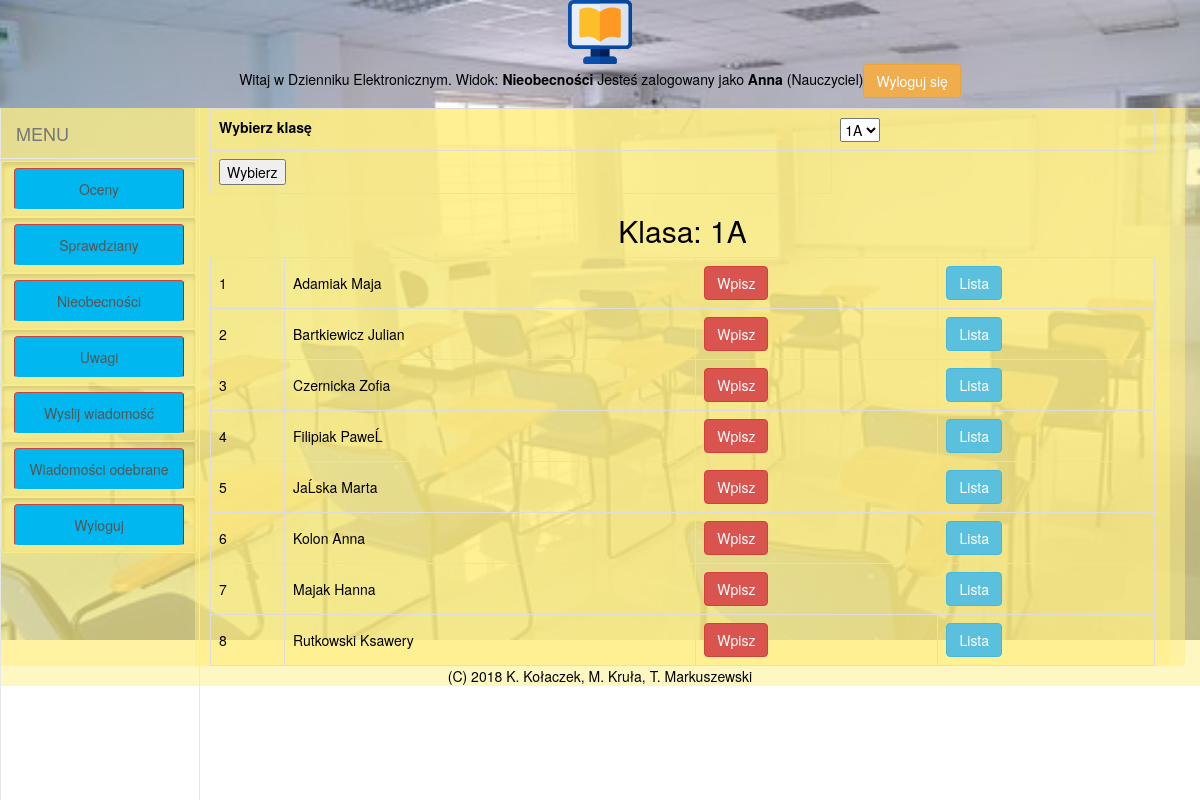
/projekt/n_nieob.php (signed in), run on the app's committed database.
### tables this page shows
CREATE TABLE `uzytkownicy` (
  `id_uzytkownika` int(11) NOT NULL,
  `typ` int(3) NOT NULL,
  `imie` varchar(20) NOT NULL,
  `nazwisko` varchar(30) NOT NULL,
  `telefon` varchar(14) DEFAULT NULL,
  `email` varchar(255) NOT NULL,
  `haslo` varchar(255) NOT NULL,
  `id_klasy` int(11) DEFAULT NULL
);

### projekt/include/settings.php (called while the page is built, shortened)
<?php
require_once 'include/funkcje.php';
if (isset ($_SESSION['username'])){
    $MENU=setMenu($_SESSION['usertype']);
}
$COPYRIGHT="(C) 2018 K. Kołaczek, M. Kruła, T. Markuszewski";
?>

### projekt/include/funkcje.php (the view, shortened to what this page needs)
<?php
require_once 'nibble-forms/NibbleForm.class.php';
function setMenu ($usertype){
$menu=array(
        "index.php"=>"Logowanie",
);
switch ($usertype){
    case 'Nauczyciel':
        $menu=array(
        "n_oceny.php"=>"Oceny",
        "n_sprawdz.php"=>"Sprawdziany",
        "n_nieob.php"=>"Nieobecności",
        "n_uwagi.php"=>"Uwagi",
        "n_wiad.php"=>"Wyslij wiadomość",
        "o_wiad.php"=>"Wiadomości odebrane",
        "logout.php"=>"Wyloguj");
        break;
    }
return $menu;
}
function getListaUczniowKlasy ($pdo, $id_klasy){
    $stmt = $pdo->prepare ('SELECT id_uzytkownika, imie, nazwisko
                            FROM uzytkownicy
                            WHERE id_klasy = :id_k
                            ORDER by nazwisko
                            ');
    $stmt->bindValue (':id_k', $id_klasy, PDO::PARAM_INT);
    $stmt->execute();
    $uczniowie=$stmt->fetchAll();
    return $uczniowie;
}
function genNieobecnosciKlasy ($pdo,$id_klasy,$klasa){
    $returnedHTML='';
    $i=1;
    $returnedHTML.='<h2>Klasa: '.$klasa.'</h2>';
    $uczniowie=getListaUczniowKlasy($pdo, $id_klasy);
    $returnedHTML.='<table class="responsive">';
    foreach ($uczniowie as $row){
        $returnedHTML.='<tr><td>'.$i++.'</td><td>'.$row['nazwisko'].' '.$row['imie'].'</td><td><a class="btn btn-danger" href="dodaj_nieob.php?id_u='
            .$row['id_uzytkownika'].'&amp;id_k='.$id_klasy.'" onclick="return confirm(\'Czy na pewno chcesz wpisać nieobecność ?\')">Wpisz</a></td>
            <td><a class="btn btn-info" href="lista_nieob.php?id_u='.$row['id_uzytkownika'].'&amp;id_k='.$id_klasy.'">Lista</a></td></tr>';
    }
    $returnedHTML.='</table>';
    return $returnedHTML;
}
?>

### projekt/nibble-forms/NibbleForm.class.php (shortened to what this page needs)
<?php
class NibbleForm {
  private $action;
  private $method;
  private $submit_value;
  private $fields;
  private $data = array();
  private $format;
  private $valid = true;
  private $messages = '';
  private $formats = array(
      'list' => array(
          'open_form' => '<ul>',
          'close_form' => '</ul>',
          'open_form_body' => '',
          'close_form_body' => '',
          'open_field' => '',
          'close_field' => '',
          'open_html' => "<li>\n",
          'close_html' => "</li>\n",
          'open_submit' => "<li>\n",
          'close_submit' => "</li>\n"
      ),
      'table' => array(
          'open_form' => '<table>',
          'close_form' => '</table>',
          'open_form_body' => '<tbody>',
          'close_form_body' => '</tbody>',
          'open_field' => "<tr>\n",
          'close_field' => "</tr>\n",
          'open_html' => "<td>\n",
          'close_html' => "</td>\n",
          'open_submit' => '<tfoot><tr><td>',
          'close_submit' => '</td></tr></tfoot>'
      )
  );
  public static $instance;
  public function __construct($action, $submit_value, $method, $sticky, $message_type, $format, $multiple_errors) {
    $this->fields = new stdClass();
    $this->action = $action;
    $this->method = $method;
    $this->submit_value = $submit_value;
    $this->format = $format;
  }
  public static function getInstance($action = '/', $submit_value = 'Submit', $method = 'post', $sticky = true, $message_type = 'list', $format = 'list', $multiple_errors = false) {
    if (!self::$instance)
      self::$instance = new NibbleForm($action, $submit_value, $method, $sticky, $message_type, $format, $multiple_errors);
    return self::$instance;
  }
  public function __set($name, $value) {
    $this->fields->$name = $value;
  }
  public function render() {
    $fields = '';
    $error = $this->valid ? '' : '<p class="error">Formularz zawiera błędy</p>';
    $format = (object) $this->formats[$this->format];
    foreach ($this->fields as $key => $value) {
      $format = (object) $this->formats[$this->format];
      $temp = isset($this->data[$key]) ? $value->returnField($key, $this->data[$key]) : $value->returnField($key);
      $fields .= $format->open_field;
      if ($temp['label'])
        $fields .= $format->open_html . $temp['label'] . $format->close_html;
      $fields .= $format->open_html . $temp['field'] . $format->close_html . $format->close_field;
    }
    if (!empty($this->messages))
      $this->buildMessages();
    else
      $this->messages = false;
    $token = $_SESSION['token'][count($_SESSION['token']) - 1];
    self::$instance = false;
    return <<<FORM
    $error
    $this->messages
    <form class="form" action="$this->action" method="$this->method" enctype="multipart/form-data">
      $format->open_form
        $format->open_form_body
          <input type="hidden" value="$token" name="token" />
          $fields
        $format->close_form_body
        $format->open_submit
          <input type="submit" name="submit" value="$this->submit_value" />
        $format->close_submit
      $format->close_form
    </form>
FORM;
  }
}
abstract class Options extends FormField {
  public function __construct($label, $options, $required = true, $false_values = array()) {
    $this->label = $label;
    $this->options = (array) $options;
  }
}
class Select extends Options {
  protected $show_size;
  public function __construct($label, $options, $show_size = false, $required = true, $false_values = array()) {
    $this->show_size = $show_size;
  }
  public function returnField($name, $value = '') {
    $field = sprintf('<select name="%1$s" id="%1$s" %2$s>', $name, ($this->show_size ? "size='$this->show_size'" : ''));
    foreach ($this->options as $key => $val)
      $field .= sprintf('<option value="%s" %s>%s</option>', $key, ((string) $key === (string) $value ? 'selected="selected"' : ''), $val);
    $field .= '</select>';
    $class = !empty($this->error) ? ' class="error"' : '';
    return array(
        'messages' => !empty($this->custom_error) && !empty($this->error) ? $this->custom_error : $this->error,
        'label' => $this->label == false ? false : sprintf('<label for="%s"%s>%s</label>', $name, $class, $this->label),
        'field' => $field,
        'html' => $this->html
    );
  }
}
class Useful {
  public static function randomString($length = 10, $return = '') {
    $string = 'qwertyuiopasdfghjklzxcvbnmQWERTYUIOPASDFGHJKLZXCVBNM1234567890';
    while ($length-- > 0)
      $return .= $string[mt_rand(0, strlen($string) - 1)];
    return $return;
  }
}

### projekt/n_nieob.php (shortened to what this page needs)
<?php
require_once 'include/settings.php';
require_once 'skrypty/menu.php';
require_once 'nibble-forms/NibbleForm.class.php';
require_once 'include/funkcje.php';
$LOKALIZACJA='Nieobecności';
$TRESC='';
$id_nauczyciela=$_SESSION['user_id'];
$form=NibbleForm::getInstance('','Wybierz','post',true,'inline','table');
try {
    $lista_klas=array();
    $pdo = new PDO("$DBEngine:host=$DBServer;dbname=$DBName", $DBUser, $DBPass);
    $pdo->setAttribute(PDO::ATTR_ERRMODE, PDO::ERRMODE_EXCEPTION);
    $stmt = $pdo->prepare('SELECT id_klasy, klasa
                                FROM przedmioty_klasy NATURAL JOIN klasy
                                WHERE id_nauczyciela= :id_n');
    $stmt->bindValue(':id_n', $id_nauczyciela,PDO::PARAM_INT);
    $stmt->execute();
    $klasa=$stmt->fetch(PDO::FETCH_ASSOC);
    $lista_klas[$klasa['id_klasy']]=$klasa['klasa'];
    foreach ($stmt as $row){
        $lista_klas[$row['id_klasy']] = $row['klasa'];
    }
    $form->id_klasy=new Select('Wybierz klasę',$lista_klas,1,true);
    $TRESC.=$form->render();
    if ((isset($_POST['id_klasy'])) or(isset($_SESSION['id_klasy'])) ){
        if (isset($_POST['id_klasy'])){
            $id_klasy=$_POST['id_klasy'];
        }
        else{
            $id_klasy=$_SESSION['id_klasy'];
        }
        unset($_SESSION['id_klasy']);
        $stmt = $pdo->prepare('SELECT  klasa
                              FROM  klasy
                               WHERE id_klasy= :id_k');
       $stmt->bindValue(':id_k', $id_klasy,PDO::PARAM_INT);
       $stmt->execute();
       $klasa=$stmt->fetch(PDO::FETCH_ASSOC);
        $TRESC.=genNieobecnosciKlasy ($pdo, $id_klasy,$klasa['klasa']);
    }
    else{
        $TRESC.=genNieobecnosciKlasy ($pdo,$klasa['id_klasy'],$klasa['klasa']);
    }
}
catch (PDOException $e){
    $TRESC.="Błąd połączenia z bazą danych".$e;
}
require_once 'szablony/witryna.php';
?>

### projekt/szablony/witryna.php (shortened to what this page needs)
<!DOCTYPE html>
<html lang="PL">
<head>
<link href="./styles/bootstrap.min.css" rel="stylesheet">
<link href="./styles/navbar-fixed-side.css" rel="stylesheet">
<link href="./styles/style.css" rel="stylesheet" type="text/css" >
</head>
<body>
<div class="container-fluid row">
    <div id="top" class="row" >
        <div id="NAGLOWEK" class="col-xs-12">
        <img src="./img/logo.png" alt="Logo szkoly" id="obr0">
		<?php require_once 'szablony/naglowek.php';?>
		</div>
	</div>
	<div id="middle" class="col-xs-12 container-fluid row Main">
		<div class="col-sm-3 col-lg-2">
                <nav class="navbar navbar-default navbar-fixed-side">
                    <div class="container">
                        <div class="navbar-header">
                            <a class="navbar-brand">MENU</a>
                        </div>
                        <div class="collapse navbar-collapse">
                            <?php require_once 'szablony/menu.php';?>
                        </div>
                    </div>
                </nav>
		</div>
		<div id="text" class="col-sm-9 col-lg-10">
		<?php echo $TRESC?>
		</div>
	</div>
	<div id="bottom" class="row Footer">
        <div id="STOPKA" class="col-xs-12"><?php require_once 'szablony/stopka.php';?>
		</div>
    </div>
</div>
</body>
</html>

### projekt/szablony/naglowek.php
<?php
echo '<p>Witaj w Dzienniku Elektronicznym. Widok:<b> '.$LOKALIZACJA.' </b>';
if (isset($_SESSION['username'])){
    echo 'Jesteś zalogowany jako <b>'.$_SESSION['username'].'</b> ('.$_SESSION['usertype'].')';
    echo '<a class="btn btn-warning" href="logout.php"> Wyloguj się</a></p>';
}
else {
    echo 'Nie jesteś zalogowany ';
}
?>

### projekt/szablony/menu.php
<?php
require_once 'include/settings.php';
require_once 'skrypty/menu.php';
echo menu($MENU);
?>

### projekt/skrypty/menu.php (shortened to what this page needs)
<?php
function menu($menu)
{
	$tresc='';
	$tresc.='<ul class="nav navbar-nav">'.PHP_EOL;
	foreach ($menu as $adres => $napis)
	{
		if (is_file($adres))
		$tresc.='<li class="active btn btn-warning"><a class="btn btn-danger" href="'.$adres.'">'.$napis.'</a></li>'.PHP_EOL;
	}
	$tresc.='</ul>'.PHP_EOL;
	return $tresc;
}
?>

### projekt/szablony/stopka.php
<?php
echo $COPYRIGHT;
?>

### projekt/styles/navbar-fixed-side.css (style rules this page uses)
@media (min-width: 768px) { .navbar-fixed-side { position: fixed; margin: 0 -15px; height: 100vh; width: inherit; overflow: auto; border-top-width: 0; border-bottom-width: 0; border-radius: 0 } }
@media (min-width: 768px) { .navbar-fixed-side .container, .navbar-fixed-side .container-fluid { width: auto; padding-left: 0; padding-right: 0 } }
@media (min-width: 768px) { .navbar-fixed-side .navbar-header { float: none } }
@media (min-width: 768px) { .navbar-fixed-side .navbar-brand { height: auto } }
@media (min-width: 768px) { .navbar-fixed-side > .container .navbar-brand, .navbar-fixed-side > .container-fluid .navbar-brand { margin-left: 0 } }
@media (min-width: 768px) { .navbar-fixed-side .navbar-collapse { width: 100%; border-top: 1px solid #e7e7e7 } }
@media (min-width: 768px) { .navbar-fixed-side .navbar-nav { float: none; margin: 0 -15px } }
@media (min-width: 768px) { .navbar-fixed-side .navbar-nav > li { float: none } }
@media (min-width: 768px) { .navbar-fixed-side .navbar-nav > li > a { padding-top: 10px; padding-bottom: 10px; border-bottom: 1px solid #e7e7e7 } }

### projekt/styles/style.css (style rules this page uses)
html, body { width: 100%; background-color: #ffffff; color: #000; margin: 0; padding: 0; text-align: center; }
table { border-collapse: collapse; width: 100%; table-layout :auto; }
td, th { border: 1px solid #dddddd; text-align: left; padding: 8px; }
tr:nth-child(even) { background-color: #ffffff000; }

### projekt/styles/menu.css (style rules this page uses)
ul { color: #000; padding: 2px; font-size: larger; text-align: center; }
li a:link, li a:visited { display: block; text-decoration: none; border-style: outset; color: #000; padding: 5px; }

### projekt/szablony/witryna.php (style rules this page uses)
body { height:640px; background: url("./img/school-2648668__340.jpg") no-repeat; background-position: center center; background-size: 100% ; z-index: 1; }
#text { background: rgba(255,239,132,.50); top: 0px; right: 0; bottom: 0; left: 0px; z-index: 2; }
#middle { background: rgba(255,239,132,.50); z-index: 0; }
#bottom { background: rgba(255,239,132,.50); bottom:10px; z-index: 3; }
.btn-warning.active, .btn-warning:active, .open>.dropdown-toggle.btn-warning { color: #fff; background-color: rgba(255,239,132,.50); border-color: rgba(255,239,132,.50); }
.navbar-default .navbar-nav>.active>a, .navbar-default .navbar-nav>.active>a:focus, .navbar-default .navbar-nav>.active>a:hover { color: #555; background-color: #00B7EF; }
.navbar-default { background-color: rgba(255,239,132,.0); color: #555; z-index: 0; }

### data on the page
uzytkownicy: nazwisko "Adamiak", imie "Maja"
uzytkownicy: nazwisko "Bartkiewicz", imie "Julian"
uzytkownicy: nazwisko "Czernicka", imie "Zofia"
uzytkownicy: nazwisko "Filipiak", imie "PaweĹ"
uzytkownicy: nazwisko "JaĹska", imie "Marta"
uzytkownicy: nazwisko "Kolon", imie "Anna"
uzytkownicy: nazwisko "Majak", imie "Hanna"
uzytkownicy: nazwisko "Rutkowski", imie "Ksawery"

### other printed values
$LOKALIZACJA "Nieobecności"
$_SESSION['username'] "Anna"
$_SESSION['usertype'] "Nauczyciel"
$napis "Oceny"
$napis "Sprawdziany"
$napis "Nieobecności"
$napis "Uwagi"
$napis "Wyslij wiadomość"
$napis "Wiadomości odebrane"
$napis "Wyloguj"
$klasa "1A"
$COPYRIGHT "(C) 2018 K. Kołaczek, M. Kruła, T. Markuszewski"
